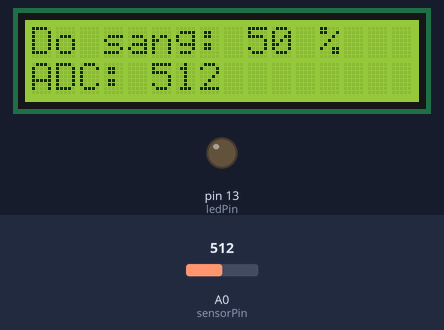
A sketch run on a simulated Arduino Uno, built with avr-gcc and run on an emulated ATmega328P. On the bench: 16×2 character LCD, output pins drawn as LEDs (lit = HIGH). Inputs (shaded band) come from the test bench; at power-on: A0 (sensorPin) = 512. What the sketch prints to the serial monitor is not drawn.

Above: at 1.2 s.
1.3 s: A0 (sensorPin) set to 611
At 2.2 s:
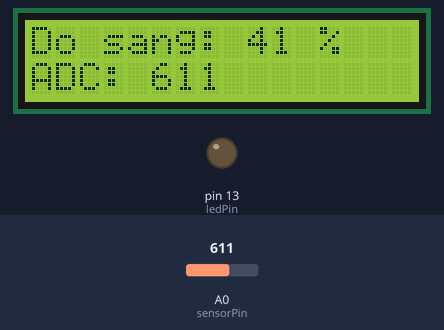
2.9 s: A0 (sensorPin) set to 632
At 4.1 s:
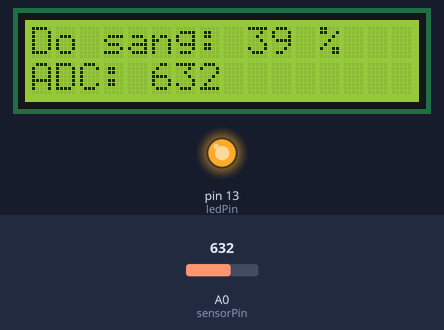
4.4 s: A0 (sensorPin) set to 917
At 5.7 s:
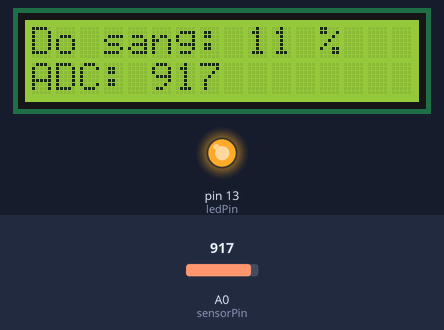
6.0 s: A0 (sensorPin) set to 944
At 6.7 s:
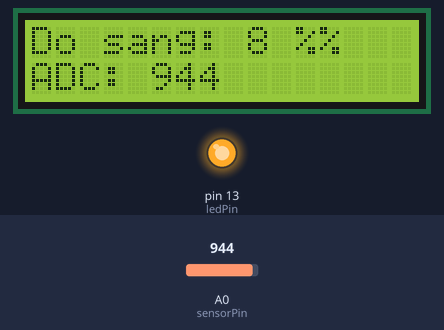
Timing chart, 0 to 8.5 s (numbered marks = the images above; inputs shaded):
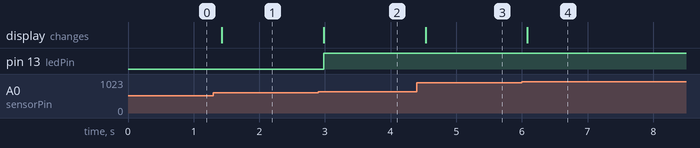

Measured:
- the behaviour switches between 624 and 625 on A0 (sensorPin) (found by bisection; images 1 and 2)
- the behaviour switches between 930 and 931 on A0 (sensorPin) (found by bisection; images 3 and 4)
- after the input at 1.3 s, the display: changes after 0.13 s (image 1)
- after the input at 2.9 s, pin 13 (ledPin): LOW → HIGH after 0.08 s; the display: changes after 0.08 s (image 2)
- after the input at 4.4 s, the display: changes after 0.13 s (image 3)
- after the input at 6.0 s, the display: changes after 0.09 s (image 4)

The sketch:

CAM_BIEN_QUANG.ino
```cpp
#include <Wire.h>
#include <LiquidCrystal_I2C.h>

// Khai báo chân kết nối
const int sensorPin = A0;   // Chân đọc giá trị từ cảm biến quang trở
const int ledPin = 13;      // Chân điều khiển đèn LED

// Đặt ngưỡng ánh sáng để bật/tắt đèn
const int threshold = 40;   // Ngưỡng độ sáng %

LiquidCrystal_I2C lcd(0x27, 16, 2); // Địa chỉ I2C của LCD (thường là 0x27 hoặc 0x3F)

void setup() {
  // Khởi tạo chân LED làm OUTPUT
  pinMode(ledPin, OUTPUT);

  // Khởi tạo giao tiếp Serial để hiển thị giá trị
  Serial.begin(9600);

  // Khởi tạo LCD
  lcd.init();
  lcd.backlight(); // Bật đèn nền LCD
  lcd.clear();
  lcd.setCursor(0, 0);
  lcd.clear();
}

void loop() {
  // Đọc giá trị từ cảm biến quang trở (giá trị từ 0 đến 1023)
  int sensorValue = analogRead(sensorPin);

  // Chuyển giá trị cảm biến sang tỷ lệ phần trăm (0-100%)
  float lightIntensity = map(sensorValue, 0, 1023, 100, 0);

  // Hiển thị giá trị cường độ sáng lên Serial Monitor
  Serial.print("Cường độ sáng: ");
  Serial.print(lightIntensity);
  Serial.println("%");

  // Hiển thị giá trị lên LCD
  lcd.setCursor(0, 0); // Dòng đầu tiên
  lcd.print("Do sang: ");
  lcd.print(lightIntensity, 0); // Hiển thị 1 chữ số thập phân
  lcd.print(" %");

  lcd.setCursor(0, 1); // Dòng thứ hai
  lcd.print("ADC: ");
  lcd.print(sensorValue);

  // Điều khiển đèn LED theo ngưỡng cường độ sáng
  if (lightIntensity < threshold) {
    // Nếu ánh sáng yếu (giá trị cảm biến nhỏ hơn ngưỡng), bật đèn
    digitalWrite(ledPin, HIGH);
  } else {
    // Nếu ánh sáng đủ mạnh (giá trị cảm biến lớn hơn ngưỡng), tắt đèn
    digitalWrite(ledPin, LOW);
  }

  // Tạm dừng một chút trước khi lặp lại
  delay(200);
}
```
